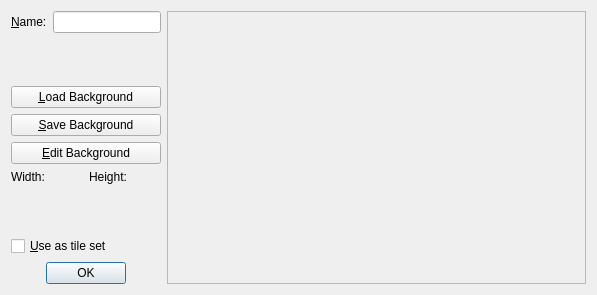
<?xml version="1.0" encoding="UTF-8"?>
<ui version="4.0">
 <class>BackgroundPropertiesDialog</class>
 <widget class="QDialog" name="BackgroundPropertiesDialog">
  <property name="geometry">
   <rect>
    <x>0</x>
    <y>0</y>
    <width>597</width>
    <height>295</height>
   </rect>
  </property>
  <property name="windowTitle">
   <string>Dialog</string>
  </property>
  <property name="windowIcon">
   <iconset resource="../../../resources.qrc">
    <normaloff>:/qtgameengine/icons/background-file.png</normaloff>:/qtgameengine/icons/background-file.png</iconset>
  </property>
  <layout class="QHBoxLayout" name="horizontalLayout" stretch="0,1">
   <item>
    <layout class="QVBoxLayout" name="verticalLayout">
     <item>
      <layout class="QFormLayout" name="formLayout">
       <item row="0" column="0">
        <widget class="QLabel" name="labelName">
         <property name="text">
          <string>&amp;Name:</string>
         </property>
         <property name="buddy">
          <cstring>lineEditName</cstring>
         </property>
        </widget>
       </item>
       <item row="0" column="1">
        <widget class="QLineEdit" name="lineEditName">
         <property name="sizePolicy">
          <sizepolicy hsizetype="Minimum" vsizetype="Fixed">
           <horstretch>0</horstretch>
           <verstretch>0</verstretch>
          </sizepolicy>
         </property>
         <property name="toolTip">
          <string>The name of the background</string>
         </property>
        </widget>
       </item>
      </layout>
     </item>
     <item>
      <spacer name="verticalSpacer">
       <property name="orientation">
        <enum>Qt::Vertical</enum>
       </property>
       <property name="sizeHint" stdset="0">
        <size>
         <width>20</width>
         <height>40</height>
        </size>
       </property>
      </spacer>
     </item>
     <item>
      <widget class="QPushButton" name="pushButtonLoad">
       <property name="toolTip">
        <string>Load the background from a file</string>
       </property>
       <property name="text">
        <string>&amp;Load Background</string>
       </property>
       <property name="icon">
        <iconset resource="../../../resources.qrc">
         <normaloff>:/qtgameengine/icons/open.png</normaloff>:/qtgameengine/icons/open.png</iconset>
       </property>
      </widget>
     </item>
     <item>
      <widget class="QPushButton" name="pushButtonSave">
       <property name="toolTip">
        <string>Save the background to a file</string>
       </property>
       <property name="text">
        <string>&amp;Save Background</string>
       </property>
       <property name="icon">
        <iconset resource="../../../resources.qrc">
         <normaloff>:/qtgameengine/icons/save.png</normaloff>:/qtgameengine/icons/save.png</iconset>
       </property>
      </widget>
     </item>
     <item>
      <widget class="QPushButton" name="pushButtonEdit">
       <property name="toolTip">
        <string>Edit the background image</string>
       </property>
       <property name="text">
        <string>&amp;Edit Background</string>
       </property>
       <property name="icon">
        <iconset resource="../../../resources.qrc">
         <normaloff>:/qtgameengine/icons/edit.png</normaloff>:/qtgameengine/icons/edit.png</iconset>
       </property>
      </widget>
     </item>
     <item>
      <layout class="QHBoxLayout" name="horizontalLayout_3">
       <item>
        <widget class="QLabel" name="labelWidth">
         <property name="text">
          <string>Width:</string>
         </property>
        </widget>
       </item>
       <item>
        <widget class="QLabel" name="labelHeight">
         <property name="text">
          <string>Height:</string>
         </property>
        </widget>
       </item>
      </layout>
     </item>
     <item>
      <spacer name="verticalSpacer_2">
       <property name="orientation">
        <enum>Qt::Vertical</enum>
       </property>
       <property name="sizeHint" stdset="0">
        <size>
         <width>20</width>
         <height>40</height>
        </size>
       </property>
      </spacer>
     </item>
     <item>
      <widget class="QCheckBox" name="checkBoxTileset">
       <property name="toolTip">
        <string>Indicate whether to use this background as a tile set</string>
       </property>
       <property name="text">
        <string>&amp;Use as tile set</string>
       </property>
      </widget>
     </item>
     <item>
      <widget class="QDialogButtonBox" name="buttonBox">
       <property name="standardButtons">
        <set>QDialogButtonBox::Ok</set>
       </property>
       <property name="centerButtons">
        <bool>true</bool>
       </property>
      </widget>
     </item>
    </layout>
   </item>
   <item>
    <widget class="QScrollArea" name="scrollArea">
     <property name="widgetResizable">
      <bool>true</bool>
     </property>
     <widget class="QLabel" name="labelPreview">
      <property name="geometry">
       <rect>
        <x>0</x>
        <y>0</y>
        <width>396</width>
        <height>275</height>
       </rect>
      </property>
      <property name="alignment">
       <set>Qt::AlignLeading|Qt::AlignLeft|Qt::AlignTop</set>
      </property>
     </widget>
    </widget>
   </item>
  </layout>
 </widget>
 <resources>
  <include location="../../../resources.qrc"/>
 </resources>
 <connections>
  <connection>
   <sender>buttonBox</sender>
   <signal>accepted()</signal>
   <receiver>BackgroundPropertiesDialog</receiver>
   <slot>accept()</slot>
   <hints>
    <hint type="sourcelabel">
     <x>96</x>
     <y>272</y>
    </hint>
    <hint type="destinationlabel">
     <x>298</x>
     <y>147</y>
    </hint>
   </hints>
  </connection>
  <connection>
   <sender>buttonBox</sender>
   <signal>rejected()</signal>
   <receiver>BackgroundPropertiesDialog</receiver>
   <slot>reject()</slot>
   <hints>
    <hint type="sourcelabel">
     <x>96</x>
     <y>272</y>
    </hint>
    <hint type="destinationlabel">
     <x>298</x>
     <y>147</y>
    </hint>
   </hints>
  </connection>
 </connections>
</ui>
